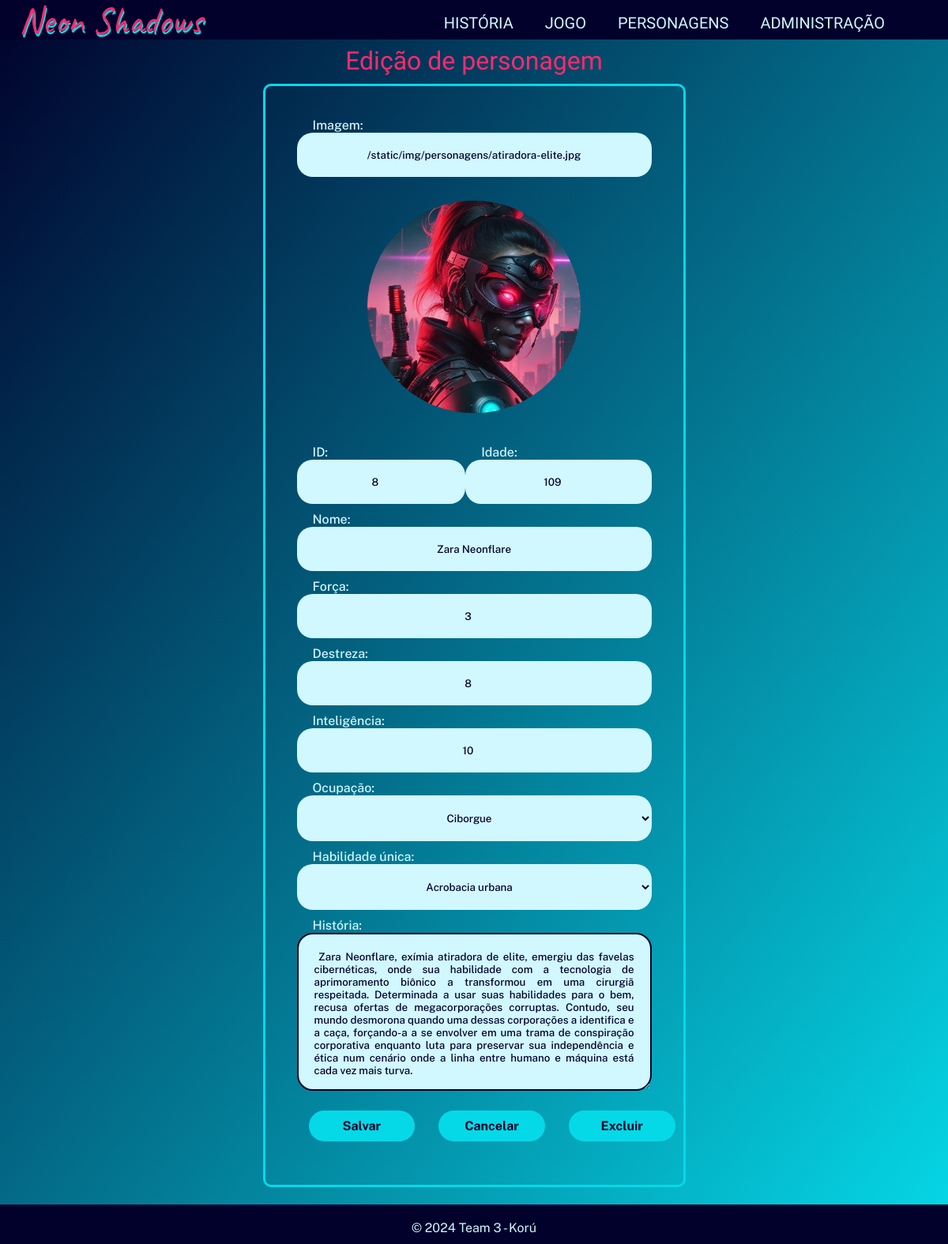
Page /admin/personagem/8 on the committed database.
### tables this page shows
CREATE TABLE "personagens" (
	"id"	integer,
	"nome"	text NOT NULL,
	"ocupacao"	text NOT NULL,
	"forca"	integer NOT NULL,
	"destreza"	integer NOT NULL,
	"inteligencia"	integer NOT NULL,
	"idade"	integer,
	"habilidade"	TEXT NOT NULL,
	"historia"	text,
	"imagem"	text,
	PRIMARY KEY("id" AUTOINCREMENT)
);

### app.py (the view)
@app.route("/admin/personagem/<int:id>", methods=["GET", "POST"])
def editar_personagem(id):
    if request.method == "POST":
        if "excluir" in request.form:
            db_utils.remover_personagem(id)
        elif "salvar" in request.form:
            id = request.form["id"]
            nome = request.form["nome"]
            ocupacao = request.form["ocupacao"]
            forca = request.form["forca"]
            destreza = request.form["id"]
            inteligencia = request.form["destreza"]
            idade = request.form["idade"]
            habilidade = request.form["habilidade"]
            historia = request.form["historia"]
            imagem = request.form["imagem"]
            dados_retornados = db_utils.retornar_personagem(id)
            if dados_retornados:
                db_utils.editar_personagem( id=id, nome=nome, ocupacao=ocupacao, forca=forca, destreza=destreza, inteligencia=inteligencia, idade=idade, habilidade=habilidade, historia=historia, imagem=imagem)
            else:
                db_utils.adicionar_personagem(nome=nome, ocupacao=ocupacao, forca=forca, destreza=destreza,inteligencia=inteligencia, idade=idade, habilidade=habilidade, historia=historia, imagem=imagem)
    else:
        ( id, nome, ocupacao, forca, destreza, inteligencia, idade, habilidade, historia, imagem) = db_utils.retornar_personagem(id)
        return render_template("/admin/editar-personagem.html", id=id, nome=nome, ocupacao=ocupacao, forca=forca, destreza=destreza, inteligencia=inteligencia,idade=idade, habilidade=habilidade, historia=historia, imagem=imagem )
    return redirect(url_for("home_admin"))

### db_utils.py (called while the page is built)
def retornar_personagem(id: int):
    try:
        if id == 0:
            return gerar_id_personagens(), "", "", "", "", "", "", "", "", ""
        conn = sqlite3.connect("database.db")
        cursor = conn.cursor()
        sql_select = "SELECT * FROM personagens WHERE id = ?"
        cursor.execute(sql_select, (id,))
        (id, nome, ocupacao, forca, destreza, inteligencia, idade, habilidade,historia, imagem) = cursor.fetchone()
        conn.close()
        return (id, nome, ocupacao, forca, destreza, inteligencia, idade, habilidade, historia, imagem)
    except:
        return False

### templates/admin/editar-personagem.html (shortened to what this page needs)
{% extends 'base-admin.html' %}
{% block content %}
<link rel="stylesheet" href="/static/css/listar-personagem-adm.css">
<h1>Edição de personagem</h1>
<div class="form-main">
    <div class="form-items">
        <label for="imagem">Imagem:</label>
        <input type="text" id="imagem" name="imagem" value="{{ imagem }}">
        {% if imagem %}
        <img src="{{imagem}}" class="img-table">
        {% else %}
        <img src="https://images2.imgbox.com/68/3d/kEhAXnXQ_o.png" class="img-table">
        {% endif %}
    </div>
    <div class="form-items">
        <form method="POST" enctype="multipart/form-data" action="" class="needs-validation " data-toggle="validator">
            <div>
                <div class="id-age-flex">
                    <div class="id-age">
                        <label for="id">ID:</label>
                        <input type="number" class="form-control" id="id" name="id" value="{{ id }}" required>
                    </div>
                    <div class="id-age"> <label for="idade">Idade:</label>
                        <input type="number" class="form-control" id="idade" name="idade" value="{{ idade }}" required>
                    </div>
                </div>
                <div>
                    <label for="nome">Nome:</label>
                    <input type="text" class="form-control" id="nome" name="nome" value="{{ nome }}" required>
                </div>
                <label for="forca" class="form-label">Força:</label>
                <input type="number" class="range" min="0" max="10" id="forca" name="forca" value="{{ forca }}"
                    required>
                <div class="col form-group container"><label for="destreza" class="form-label">Destreza:</label>
                    <input type="number" class="form-range " min="0" max="10" class="form-control" id="destreza"
                        name="destreza" value="{{ destreza }}" required>
                </div>
                <div class="col form-group container"><label for="inteligencia" class="form-label">Inteligência:</label>
                    <input type="number" class="form-range" min="0" max="10" id="inteligencia" name="inteligencia"
                        value="{{ inteligencia }}" required>
                </div>
                <label for="exampleFormControlSelect1">Ocupação:</label>
                <select class="form-control" id="ocupacao" name="ocupacao" value="{{ ocupacao }}">
                    <option>Ciborgue</option>
                </select>
                <label for="exampleFormControlSelect1">Habilidade única:</label>
                <select class="form-control" id="habilidade" name="habilidade" value="{{ habilidade }}">
                    <option>Acrobacia urbana</option>
                </select>
                <label for="história">História:</label>
                <textarea class="textarea" id="historia" name="historia">{{ historia }}</textarea>
                <div class="btn-form ">
                    <input type="submit" class=" btn-active" name="salvar" value="Salvar">
                    <a href="{{url_for('home_admin')}}" class="btn-can btn-active">Cancelar</a>
                    <input type="submit" class="btn-active" name="excluir" value="Excluir">
                </div>
            </div>
    </div>
    {% endblock %}

### static/css/base-admin.css (style rules this page uses)
* { vertical-align: baseline; list-style: none; border: 0; text-decoration: none; box-sizing: border-box; margin: 0; max-width: 100%; }
h1 { text-align: center; }
body { background-image: linear-gradient(to bottom right, #01012B, #05D9E8); margin: 0; padding: 0; min-height: 100vh; display: flex; flex-direction: column; }

### static/css/listar-personagem-adm.css (style rules this page uses)
* { vertical-align: baseline; list-style: none; border: 0; text-decoration: none; box-sizing: border-box; margin: 0; max-width: 100%; }
body { background-image: linear-gradient(to bottom right, #01012B, #05D9E8); margin-top: 4%; }
a { color: #05D9E8; font-family: "Exo 2", sans-serif; font-optical-sizing: auto; font-weight: 400; font-style: normal; max-width: 100%; }
h1 { font-family: "Zen Dots", sans-serif; font-weight: 200; font-style: normal; color: #FF2A6D; text-shadow: 2px; max-width: 100%; padding: 10px; }
body { background-image: linear-gradient(to bottom right, #01012B, #05D9E8); margin-top: 4%; max-width: 100%; }
.img-table { max-width: 100%; border-radius: 2px; }
.btn-can { text-align: center; display: block; margin-left: 40%; max-width:100% ; }
.btn-active { font-family: "Public Sans", sans-serif; background-color: #05D9E8; color: #01012B; border-radius: 20px; border: 10px; padding: 10px; margin: 15px; min-width: 30%; font-size: 16px; font-weight: bold; }
label, .invalid-feedback, option { color: #D1F7FF; font-family: "Public Sans", sans-serif; font-optical-sizing: auto; font-weight: 500; font-style: normal; padding: 20px; margin-bottom: 10px; }
.btn-form { justify-content: space-evenly; display: flex; }
.form-main { width: 50%; margin-left: 25%; justify-content: space-around; display: block; text-align: left; border-radius: 10px; border: #05D9E8 solid 3px; padding: 20px; margin-bottom: 2%; }
.form-items { display: block; padding: 20px; max-width: 100%; }
.form-items img { display: block; border-radius: 100%; max-width: 60%; margin-left: 20%; margin-top: 20px; }
input[type="text"], input[type="number"], select { border-radius: 20px; background-color: #D1F7FF; text-align: center; padding: 20px; margin-bottom: 10px; color: #01012B; font-family: "Public Sans", sans-serif; font-optical-sizing: auto; font-weight: 500; font-style: normal; width: 100%; }
.textarea { border-radius: 20px; background-color: #D1F7FF; text-align: justify; padding: 20px; margin-bottom: 10px; border: solid 2px #01012B; color: #01012B; font-family: "Public Sans", sans-serif; font-optical-sizing: auto; font-weight: 500; font-style: normal; width: 100%; min-height: 200px; display: flex; overflow-x:hidden; overflow-y:hidden; }
.id-age-flex { display: flex; }

### rows in the picture
personagens: imagem "/static/img/personagens/atiradora-elite.jpg", imagem (picture), nome "Zara Neonflare", ocupacao "Ciborgue", habilidade "Acrobacia urbana", historia "Zara Neonflare, exímia atiradora de elite, emergiu das favelas cibernéticas, onde sua habilidade com a tecnologia de aprimoramento biônico a transformou em uma cirurgiã respeitada. Determinada a usar suas habilidades para o bem, recusa ofertas de megacorporações corruptas. Contudo, seu mundo desmorona quando uma dessas corporações a identifica e a caça, forçando-a a se envolver em uma trama de conspiração corporativa enquanto luta para preservar sua independência e ética num cenário onde a linha entre humano e máquina está cada vez mais turva."
